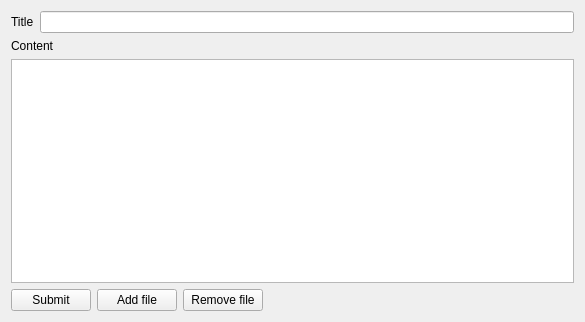
<?xml version="1.0" encoding="UTF-8"?>
<ui version="4.0">
 <class>BlogGUI</class>
 <widget class="QWidget" name="BlogGUI">
  <property name="geometry">
   <rect>
    <x>0</x>
    <y>0</y>
    <width>585</width>
    <height>322</height>
   </rect>
  </property>
  <property name="windowTitle">
   <string>Form</string>
  </property>
  <layout class="QFormLayout" name="formLayout">
   <item row="0" column="0">
    <widget class="QLabel" name="label">
     <property name="text">
      <string>Title</string>
     </property>
    </widget>
   </item>
   <item row="0" column="1">
    <widget class="QLineEdit" name="lineEdit"/>
   </item>
   <item row="1" column="0" colspan="2">
    <widget class="QLabel" name="label_2">
     <property name="text">
      <string>Content</string>
     </property>
    </widget>
   </item>
   <item row="2" column="0" colspan="2">
    <widget class="QTextEdit" name="textEdit"/>
   </item>
   <item row="3" column="0" colspan="2">
    <layout class="QHBoxLayout" name="horizontalLayout">
     <item>
      <widget class="QPushButton" name="pushButton">
       <property name="text">
        <string>Submit</string>
       </property>
      </widget>
     </item>
     <item>
      <widget class="QPushButton" name="pushButton_2">
       <property name="text">
        <string>Add file</string>
       </property>
      </widget>
     </item>
     <item>
      <widget class="QPushButton" name="pushButton_3">
       <property name="text">
        <string>Remove file</string>
       </property>
      </widget>
     </item>
     <item>
      <spacer name="horizontalSpacer">
       <property name="orientation">
        <enum>Qt::Horizontal</enum>
       </property>
       <property name="sizeHint" stdset="0">
        <size>
         <width>40</width>
         <height>20</height>
        </size>
       </property>
      </spacer>
     </item>
    </layout>
   </item>
  </layout>
 </widget>
 <resources/>
 <connections/>
</ui>
